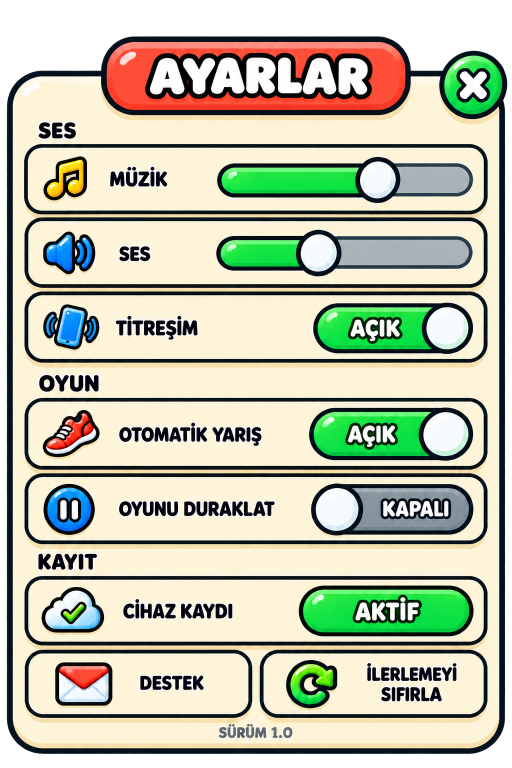
#> input picture pati-sampiyonlari/dist/assets/settings-panel.png, 1024 x 1536 px (shown at 1/2 size)
$ python settings_vs_reference.py ../pati-sampiyonlari/dist/assets/settings-panel.png out.png
#> lines starting #> are read from the running program, lines starting #| are printed output that depends on the picture
"""Ayarlar ekran görüntüsünü tasarım referansıyla yan yana koyar.

python3 tool/settings_vs_reference.py <flutter-png> <çıktı-png>
"""
import sys

from PIL import Image

shot = Image.open(sys.argv[1]).convert('RGB')
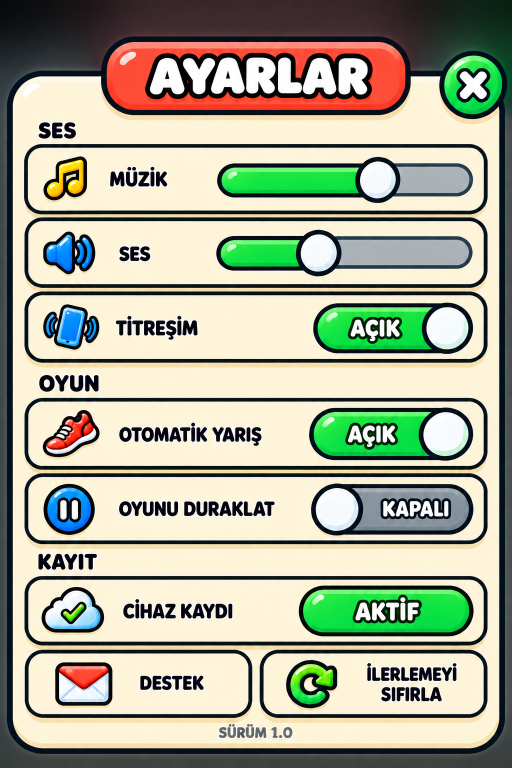
#> shot: PIL image 1024x1536 RGB (shown at 1/2 size); mean R, G, B 167.8, 170, 148.6
ref = Image.open('pati-sampiyonlari/dist/assets/settings-panel.png').convert('RGB')
h = shot.height
#> h = 1536
ref = ref.resize((int(ref.width * h / ref.height), h))
sheet = Image.new('RGB', (ref.width + shot.width + 24, h), 'white')
#> sheet: PIL image 2072x1536 RGB; every value is 255
sheet.paste(ref, (0, 0))
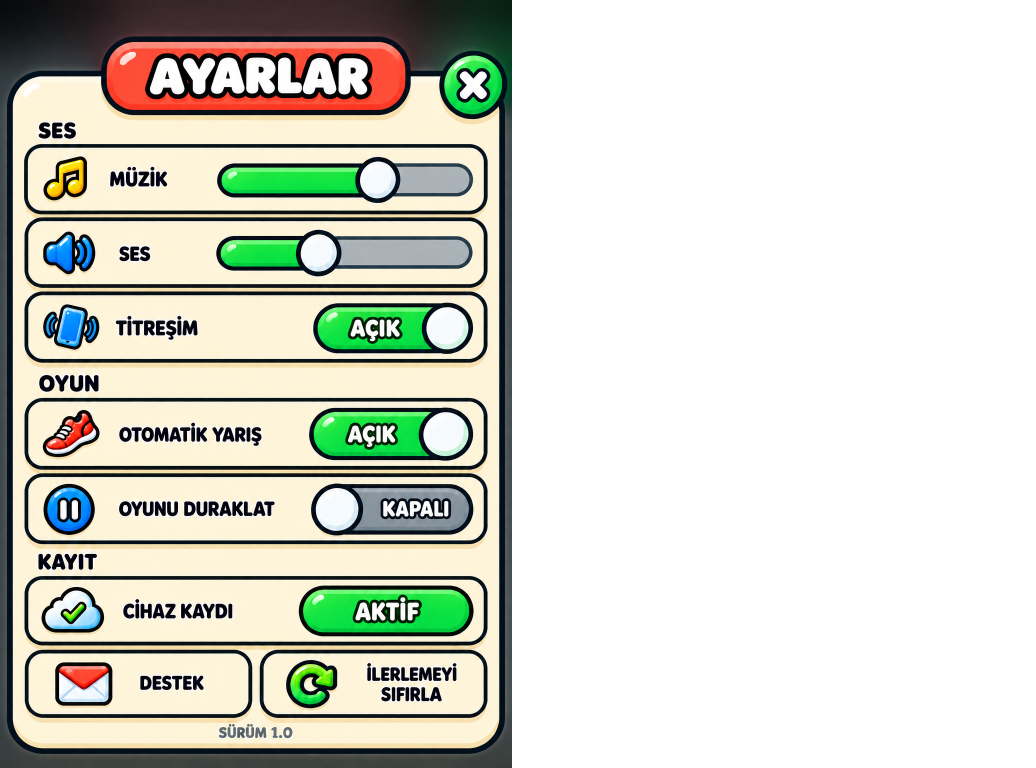
#> sheet: PIL image 2072x1536 RGB (shown at 1/2 size); mean R, G, B 211.9, 213, 202.4
sheet.paste(shot, (ref.width + 24, 0))
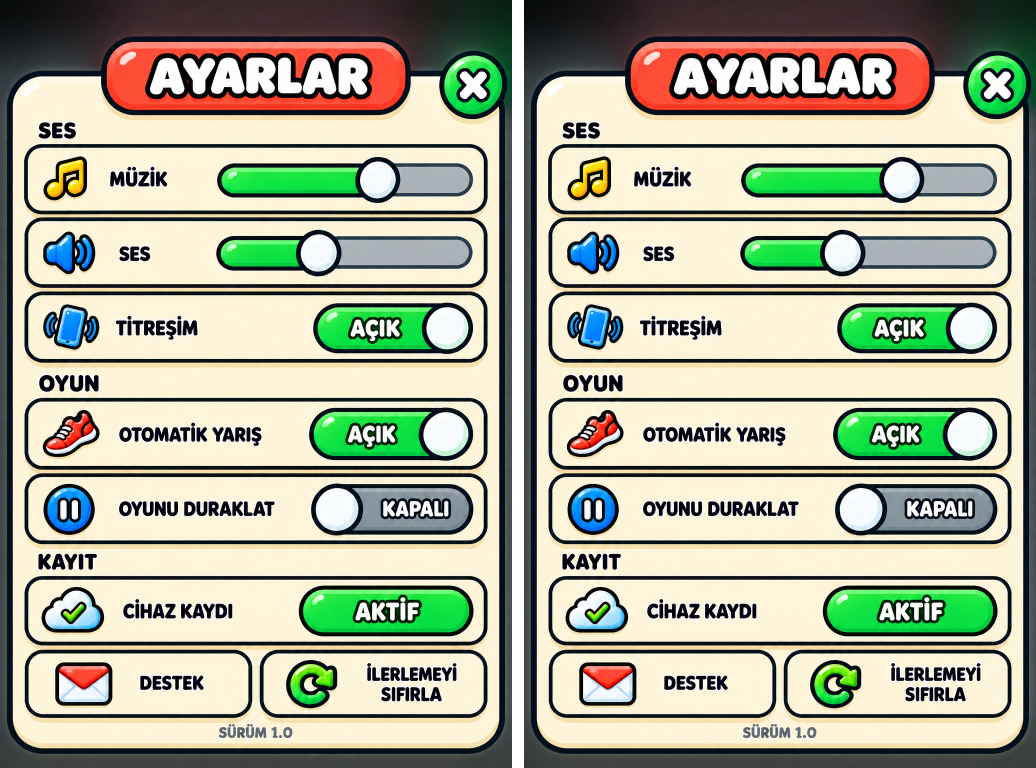
#> sheet: PIL image 2072x1536 RGB (shown at 1/2 size); mean R, G, B 168.8, 171, 149.8
scale = min(1.0, 1800 / sheet.width)
#> scale = 0.869
sheet.resize((int(sheet.width * scale), int(sheet.height * scale))).save(sys.argv[2])
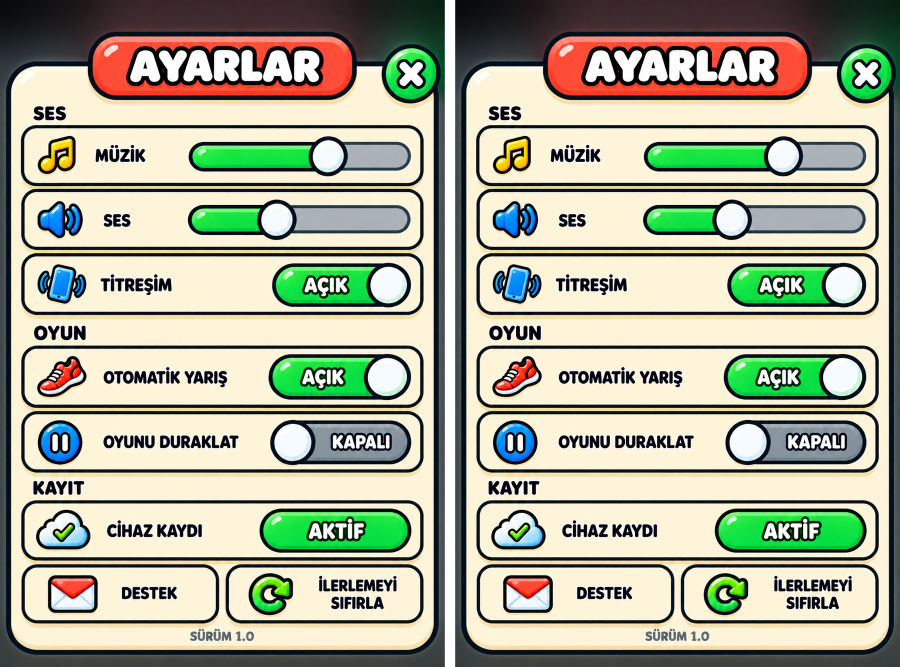
#> saved as out.png: PIL image 1800x1334 RGB (shown at 1/2 size); mean R, G, B 168.8, 171, 149.8

$ run again, with pati-sampiyonlari/dist/assets/achievements-panel-exact.png copied over pati-sampiyonlari/dist/assets/settings-panel.png
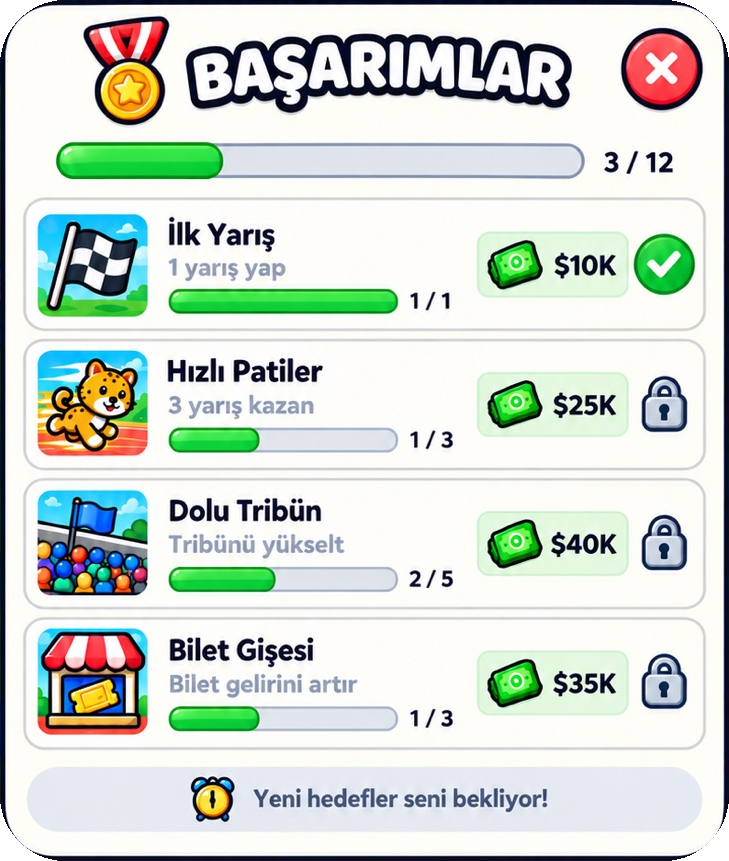
#> input picture pati-sampiyonlari/dist/assets/achievements-panel-exact.png, 729 x 861 px
#> `sheet.paste(ref, (0, 0))`:
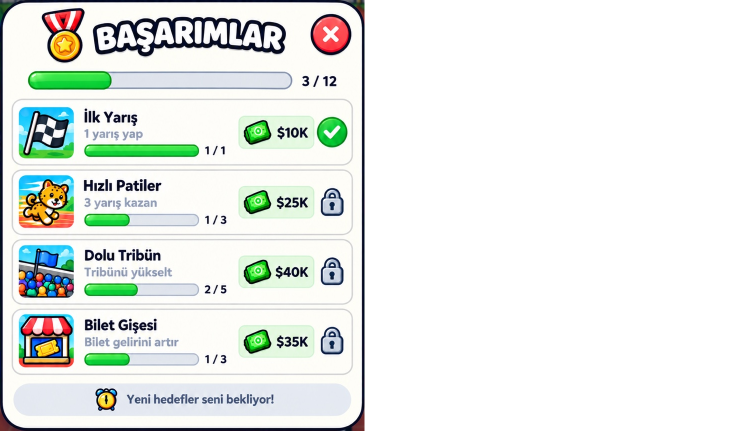
#> sheet: PIL image 1482x861 RGB (shown at 1/2 size); mean R, G, B 231.7, 236.1, 232.2
#> `sheet.paste(shot, (ref.width + 24, 0))`:
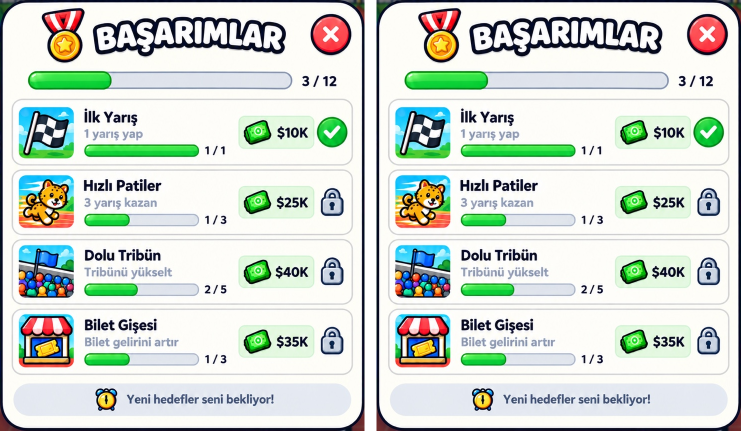
#> sheet: PIL image 1482x861 RGB (shown at 1/2 size); mean R, G, B 208.5, 217.1, 209.4
